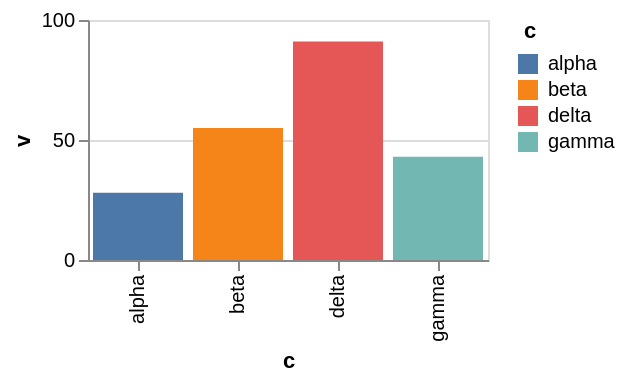

Express this chart as Vega-Lite.
### Vega-Lite specification from a JSON file in a GitHub repository (floating-point values rounded to 4 significant figures)
{"$schema": "https://vega.github.io/schema/vega-lite/v6.json", "width": 200, "height": 120, "data": {"values": [{"c": "alpha", "v": 28, "w": 3, "t": "2024-01-07"}, {"c": "beta", "v": 55, "w": 7, "t": "2024-03-19"}, {"c": "gamma", "v": 43, "w": 5, "t": "2024-06-02"}, {"c": "delta", "v": 91, "w": 9, "t": "2024-09-11"}]}, "mark": "bar", "encoding": {"x": {"field": "c", "type": "nominal"}, "y": {"field": "v", "type": "quantitative"}, "color": {"field": "c", "type": "nominal"}}, "config": {"legend": {"symbolOffset": -4}}}
